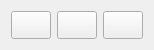
<?xml version="1.0" encoding="UTF-8"?>
<ui version="4.0">
 <class>MediaObject</class>
 <widget class="QWidget" name="MediaObject">
  <property name="geometry">
   <rect>
    <x>0</x>
    <y>0</y>
    <width>120</width>
    <height>50</height>
   </rect>
  </property>
  <property name="sizePolicy">
   <sizepolicy hsizetype="Fixed" vsizetype="Fixed">
    <horstretch>0</horstretch>
    <verstretch>0</verstretch>
   </sizepolicy>
  </property>
  <property name="windowTitle">
   <string>Form</string>
  </property>
  <layout class="QHBoxLayout" name="horizontalLayout">
   <item>
    <widget class="QPushButton" name="pause">
     <property name="sizePolicy">
      <sizepolicy hsizetype="Minimum" vsizetype="Preferred">
       <horstretch>0</horstretch>
       <verstretch>0</verstretch>
      </sizepolicy>
     </property>
     <property name="styleSheet">
      <string notr="true">:active{
	border-image:url(:/botones/assets/buttons/pause.png) 0 0 0 0;
}

:checked{
	border-image:url(:/botones/assets/buttons/pause_on.png) 0 0 0 0;
}
</string>
     </property>
     <property name="text">
      <string/>
     </property>
     <property name="checkable">
      <bool>true</bool>
     </property>
    </widget>
   </item>
   <item>
    <widget class="QPushButton" name="play">
     <property name="sizePolicy">
      <sizepolicy hsizetype="Minimum" vsizetype="Preferred">
       <horstretch>0</horstretch>
       <verstretch>0</verstretch>
      </sizepolicy>
     </property>
     <property name="styleSheet">
      <string notr="true">:active{
	border-image:url(:/botones/assets/buttons/play.png) 0 0 0 0;
}

:checked{
	border-image:url(:/botones/assets/buttons/play_on.png) 0 0 0 0;
}
</string>
     </property>
     <property name="text">
      <string/>
     </property>
     <property name="checkable">
      <bool>true</bool>
     </property>
    </widget>
   </item>
   <item>
    <widget class="QPushButton" name="stop">
     <property name="sizePolicy">
      <sizepolicy hsizetype="Minimum" vsizetype="Preferred">
       <horstretch>0</horstretch>
       <verstretch>0</verstretch>
      </sizepolicy>
     </property>
     <property name="styleSheet">
      <string notr="true">:active{
	border-image:url(:/botones/assets/buttons/stop.png) ;
}

:checked{
	border-image: url(:/botones/assets/buttons/stop_on.png) ;

}
</string>
     </property>
     <property name="text">
      <string/>
     </property>
     <property name="checkable">
      <bool>true</bool>
     </property>
    </widget>
   </item>
  </layout>
 </widget>
 <resources>
  <include location="../resources/buttons.qrc"/>
 </resources>
 <connections/>
</ui>
